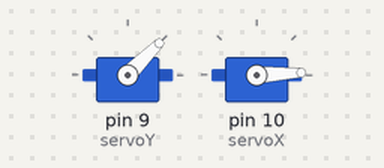
Bench run of a sketch on a simulated Arduino Uno, built with avr-gcc and run on an emulated ATmega328P. Shown: 2 × servo.

Above: at 0.05 s.
At 2.3 s:
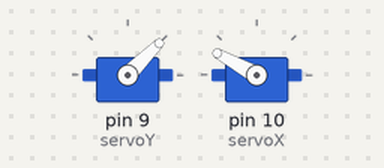
At 4.55 s:
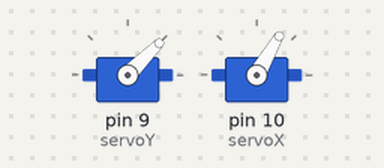
At 9.1 s:
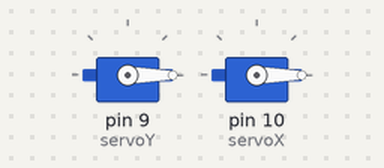
Timing chart, 0 to 11.8 s (numbered marks = the images above):
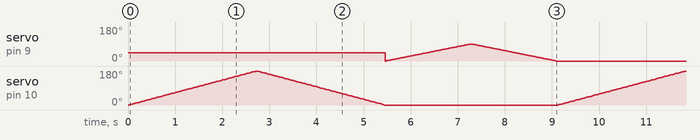

The sketch:

0916_Servo_LR_TD.ino
```cpp
#include <Servo.h>

Servo servoY; // 위-아래 (세로)
Servo servoX; // 왼쪽-오른쪽 (가로)

int posX = 90; // 초기 가로 위치
int posY = 45; // 초기 세로 위치 (0~90 범위)

void setup()
{
  servoY.attach(9);  // 세로 서보 연결 핀
  servoX.attach(10); // 가로 서보 연결 핀

  servoY.write(posY);
  servoX.write(posX);
}

void loop() {
  // 예시: 날개 좌우 자동 스윙 (0~180도)
  for(posX = 0; posX <= 180; posX += 1)
  {
    servoX.write(posX);
    delay(15);
  }
  for(posX = 180; posX >= 0; posX -= 1)
  {
    servoX.write(posX);
    delay(15);
  }

  // 예시: 날개 위아래 작은 움직임 (0~90도)
  for(posY = 0; posY <= 90; posY += 1)
  {
    servoY.write(posY);
    delay(20);
  }
  for(posY = 90; posY >= 0; posY -= 1)
  {
    servoY.write(posY);
    delay(20);
  }
}
```
